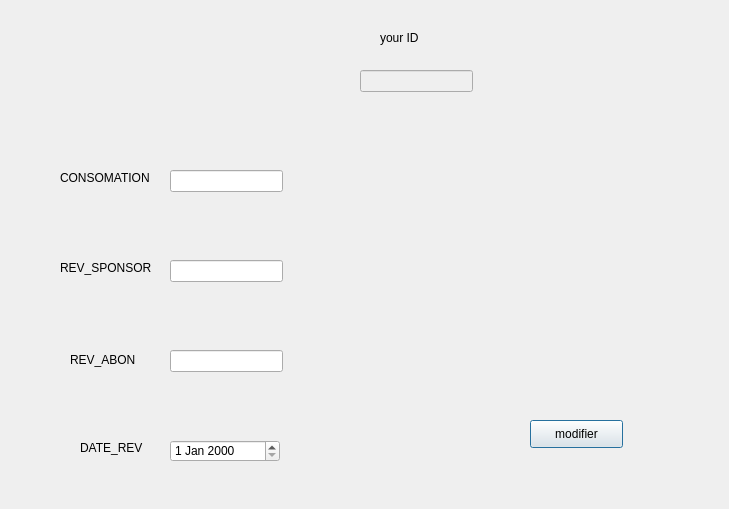
<?xml version="1.0" encoding="UTF-8"?>
<ui version="4.0">
 <class>modifier</class>
 <widget class="QDialog" name="modifier">
  <property name="geometry">
   <rect>
    <x>0</x>
    <y>0</y>
    <width>729</width>
    <height>509</height>
   </rect>
  </property>
  <property name="windowTitle">
   <string>Dialog</string>
  </property>
  <widget class="QLabel" name="label">
   <property name="geometry">
    <rect>
     <x>380</x>
     <y>30</y>
     <width>56</width>
     <height>16</height>
    </rect>
   </property>
   <property name="text">
    <string>your ID</string>
   </property>
  </widget>
  <widget class="QLabel" name="label_3">
   <property name="geometry">
    <rect>
     <x>60</x>
     <y>260</y>
     <width>91</width>
     <height>16</height>
    </rect>
   </property>
   <property name="text">
    <string>REV_SPONSOR</string>
   </property>
  </widget>
  <widget class="QLabel" name="label_2">
   <property name="geometry">
    <rect>
     <x>60</x>
     <y>170</y>
     <width>101</width>
     <height>16</height>
    </rect>
   </property>
   <property name="text">
    <string>CONSOMATION</string>
   </property>
  </widget>
  <widget class="QDateEdit" name="DATE_REV2">
   <property name="geometry">
    <rect>
     <x>170</x>
     <y>440</y>
     <width>110</width>
     <height>22</height>
    </rect>
   </property>
  </widget>
  <widget class="QLabel" name="label_5">
   <property name="geometry">
    <rect>
     <x>80</x>
     <y>440</y>
     <width>71</width>
     <height>16</height>
    </rect>
   </property>
   <property name="text">
    <string>DATE_REV</string>
   </property>
  </widget>
  <widget class="QLineEdit" name="ID_Rev4">
   <property name="enabled">
    <bool>false</bool>
   </property>
   <property name="geometry">
    <rect>
     <x>360</x>
     <y>70</y>
     <width>113</width>
     <height>22</height>
    </rect>
   </property>
  </widget>
  <widget class="QLineEdit" name="CONSOMATION2">
   <property name="geometry">
    <rect>
     <x>170</x>
     <y>170</y>
     <width>113</width>
     <height>22</height>
    </rect>
   </property>
  </widget>
  <widget class="QPushButton" name="modifier2">
   <property name="geometry">
    <rect>
     <x>530</x>
     <y>420</y>
     <width>93</width>
     <height>28</height>
    </rect>
   </property>
   <property name="text">
    <string>modifier</string>
   </property>
  </widget>
  <widget class="QLabel" name="label_4">
   <property name="geometry">
    <rect>
     <x>70</x>
     <y>350</y>
     <width>71</width>
     <height>20</height>
    </rect>
   </property>
   <property name="text">
    <string>REV_ABON</string>
   </property>
  </widget>
  <widget class="QLineEdit" name="REV_SPONSOR2">
   <property name="geometry">
    <rect>
     <x>170</x>
     <y>260</y>
     <width>113</width>
     <height>22</height>
    </rect>
   </property>
  </widget>
  <widget class="QLineEdit" name="REV_ABON2">
   <property name="geometry">
    <rect>
     <x>170</x>
     <y>350</y>
     <width>113</width>
     <height>22</height>
    </rect>
   </property>
  </widget>
 </widget>
 <resources/>
 <connections/>
</ui>
